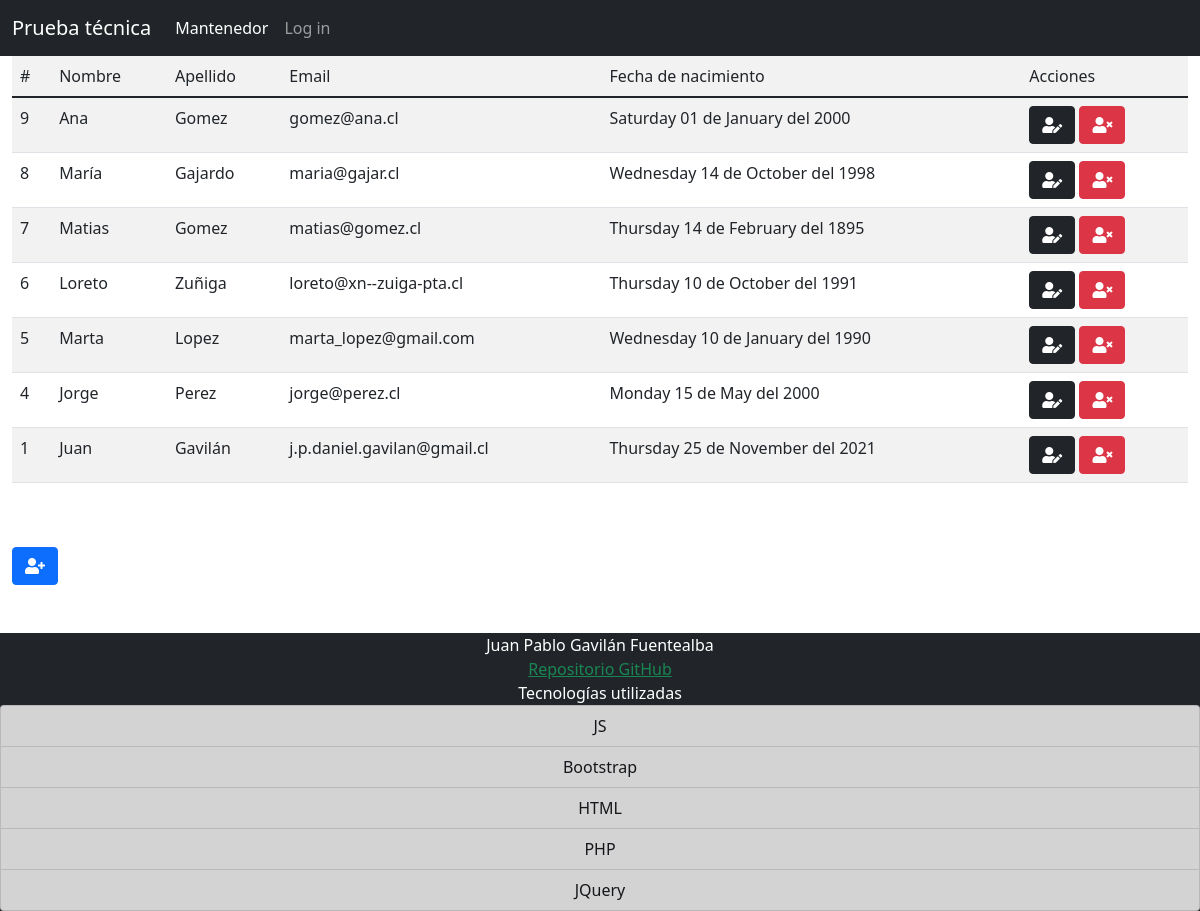
The page / on the database its author committed.
### tables this page shows
CREATE TABLE IF NOT EXISTS `usuarios` (
  `id` int(11) NOT NULL AUTO_INCREMENT,
  `nombre` varchar(25) NOT NULL,
  `apellido` varchar(25) NOT NULL,
  `email` varchar(50) NOT NULL,
  `nacimiento` date NOT NULL,
  `clave` varchar(200) NOT NULL,
  PRIMARY KEY (`id`),
  UNIQUE KEY `uq_email` (`email`)
);

### controlador/index.php (called while the page is built, shortened)
<?php
require_once("modelo/index.php");
class modeloController
{
    static function index()
    {
        $modelo   = new Modelo();
        $dato       =   $modelo->mostrar("usuarios", "1");
        require_once("vista/index.php");
    }
}

### modelo/index.php (called while the page is built, shortened)
<?php
class Modelo
{
    private $db;
    private $datos;
    public function __construct()
    {
        $this->db = new PDO('mysql:host=localhost;dbname=prueba', "root", "");
    }
    public function mostrar($tabla, $condicion)
    {
        $consul = "select * from " . $tabla . " where " . $condicion . " order by id desc;";
        $resu = $this->db->query($consul);
        while ($filas = $resu->FETCHALL(PDO::FETCH_ASSOC)) {
            $this->datos[] = $filas;
        }
        return $this->datos;
    }
}

### vista/index.php (the view, shortened to what this page needs)
<?php
require_once("layouts/header.php");
?>
<table class="table table-striped table-hover">
    <tr>
        <td>#</td>
        <td>Nombre</td>
        <td>Apellido</td>
        <td>Email</td>
        <td>Fecha de nacimiento</td>
        <td>Acciones</td>
    </tr>
    <tbody>
        <?php
        if (!empty($dato)) :
            foreach ($dato as $key => $value)
                foreach ($value as $v) : ?>
                <tr>
                    <td><?php echo $v['id'] ?> </td>
                    <td><?php echo $v['nombre'] ?> </td>
                    <td><?php echo $v['apellido'] ?> </td>
                    <td><?php echo $v['email'] ?> </td>
                    <td><?php setlocale(LC_TIME, 'SPANISH.UTF-8');
                        $fecha = $v['nacimiento'];
                        $fecha = str_replace("/", "-", $fecha);
                        $newDate = date("d-m-Y", strtotime($fecha));
                        $mesDesc = strftime("%A %d de %B del %Y", strtotime($newDate));
                        echo $mesDesc; ?> </td>
                    <td>
                        <a class="btn btn-dark" href="index.php?m=editar&id=<?php echo $v['id'] ?>"><i class="fas fa-user-edit"></i></a>
                        <a id="btnDelete" class="btn btn-danger" href="index.php?m=eliminar&id=<?php echo $v['id'] ?>" onclick="console.log(eliminar());return false;"><i class="fas fa-user-times"></i></a>
                    </td>
                </tr>
            <?php endforeach; ?>
        <?php else : ?>
            <tr>
                <td colspan="6">NO HAY REGISTROS</td>
            </tr>
        <?php endif ?>
    </tbody>
</table>
<a href="index.php?m=nuevo" class="btn btn-primary my-5"><i class="fas fa-user-plus"></i></a>
<?php
require_once("layouts/footer.php");

### index.php (shortened to what this page needs)
<?php
require_once("controlador/index.php");
if (isset($_REQUEST['m'])) :
    if (method_exists("modeloController", $_REQUEST['m'])) :
        modeloController::{$_REQUEST['m']}();
    endif;
else :
    modeloController::index();
endif;

### vista/layouts/header.php (shortened to what this page needs)
<?php
$activo = 'mantenedor';
?>
<!DOCTYPE html>
<html lang="es">
<head>
    <link rel="stylesheet" href="https://use.fontawesome.com/releases/v5.15.4/css/all.css">
    <link rel="stylesheet" href="vista/css/bootstrap.min.css">
</head>
<body>
       <nav class="navbar navbar-expand-lg navbar-dark bg-dark">
            <div class="container-fluid">
                <a class="navbar-brand" href="index.php">Prueba técnica</a>
                <div class="collapse navbar-collapse" id="navbarText">
                <ul class="navbar-nav me-auto mb-2 mb-lg-0">
                    <li class="nav-item">
                    <a class="nav-link <?php if($activo=='mantenedor') echo 'active'?>" aria-current="page" href="index.php">Mantenedor</a>
                    </li>
                    <li class="nav-item">
                    <a class="nav-link <?php if($activo=='login') echo 'active'?>" href="index.php?m=login">Log in</a>
                    </li>
                </ul>
                </div>
            </div>
            </nav>
        <div class="container-fluid">

### vista/layouts/footer.php (shortened to what this page needs)
</div>
<footer class=" sticky-bottom bg-dark text-white text-center align-items-center">
       <span>Juan Pablo Gavilán Fuentealba</span><br>
       <a class="link-success" href="https://github.com/jotapegavilan/prueba_tecnica">Repositorio GitHub</a><br>
       <span>Tecnologías utilizadas</span><br>
       <ul class="list-group">
              <li class="list-group-item list-group-item-dark">JS</li>
              <li class="list-group-item list-group-item-dark">Bootstrap</li>
              <li class="list-group-item list-group-item-dark">HTML</li>
              <li class="list-group-item list-group-item-dark">PHP</li>
              <li class="list-group-item list-group-item-dark">JQuery</li>
       </ul>
</footer>
</body>
</html>

### rows shown on the page
usuarios: id "9", nombre "Ana", apellido "Gomez", email "gomez@ana.cl", nacimiento "Saturday 01 de January del 2000"
usuarios: id "8", nombre "María", apellido "Gajardo", email "maria@gajar.cl", nacimiento "Wednesday 14 de October del 1998"
usuarios: id "7", nombre "Matias", apellido "Gomez", email "matias@gomez.cl", nacimiento "Thursday 14 de February del 1895"
usuarios: id "6", nombre "Loreto", apellido "Zuñiga", email "loreto@xn--zuiga-pta.cl", nacimiento "Thursday 10 de October del 1991"
usuarios: id "5", nombre "Marta", apellido "Lopez", email "marta_lopez@gmail.com", nacimiento "Wednesday 10 de January del 1990"
usuarios: id "4", nombre "Jorge", apellido "Perez", email "jorge@perez.cl", nacimiento "Monday 15 de May del 2000"
usuarios: id "1", nombre "Juan", apellido "Gavilán", email "j.p.daniel.gavilan@gmail.cl", nacimiento "Thursday 25 de November del 2021"
